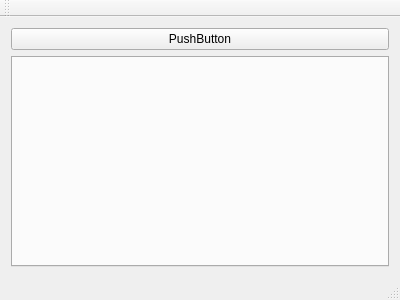
<?xml version="1.0" encoding="UTF-8"?>
<ui version="4.0">
 <class>SandboxBrowser</class>
 <widget class="QMainWindow" name="SandboxBrowser">
  <property name="geometry">
   <rect>
    <x>0</x>
    <y>0</y>
    <width>400</width>
    <height>300</height>
   </rect>
  </property>
  <property name="windowTitle">
   <string>SandboxBrowser</string>
  </property>
  <widget class="QWidget" name="centralWidget">
   <layout class="QVBoxLayout" name="verticalLayout">
    <item>
     <widget class="QPushButton" name="pushButton">
      <property name="text">
       <string>PushButton</string>
      </property>
     </widget>
    </item>
    <item>
     <widget class="QTabWidget" name="tabWidget">
      <property name="currentIndex">
       <number>-1</number>
      </property>
     </widget>
    </item>
   </layout>
  </widget>
  <widget class="QMenuBar" name="menuBar">
   <property name="geometry">
    <rect>
     <x>0</x>
     <y>0</y>
     <width>400</width>
     <height>18</height>
    </rect>
   </property>
  </widget>
  <widget class="QToolBar" name="mainToolBar">
   <attribute name="toolBarArea">
    <enum>TopToolBarArea</enum>
   </attribute>
   <attribute name="toolBarBreak">
    <bool>false</bool>
   </attribute>
  </widget>
  <widget class="QStatusBar" name="statusBar"/>
 </widget>
 <layoutdefault spacing="6" margin="11"/>
 <resources/>
 <connections/>
</ui>
